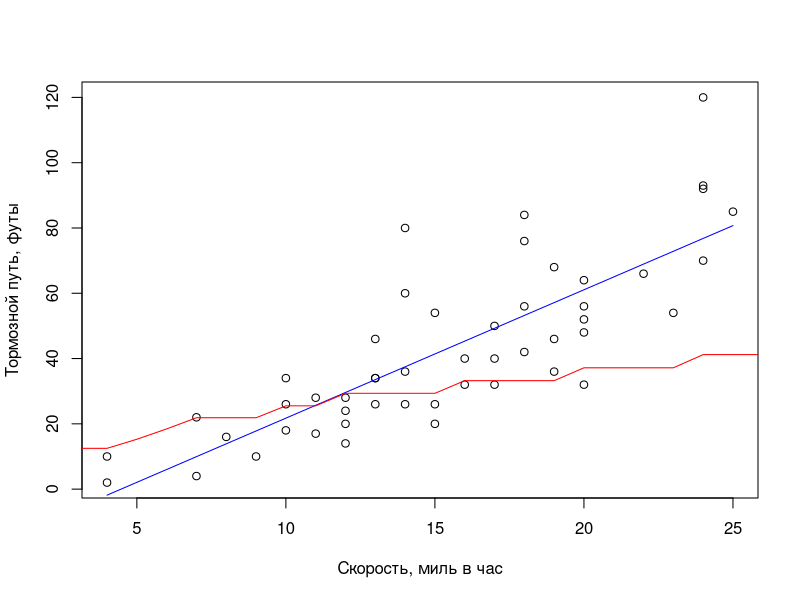

Write the R code that produced this figure.
lm.cars <- lm(formula = dist ~ speed, data = cars)

b0 <- lm.cars$coefficients[1]
b1 <- lm.cars$coefficients[2]

x1 <- min(cars$speed)
x2 <- max(cars$speed)

x <- seq(from = x1, to = x2, length.out = 100)
y <- b0 + b1 * x

plot(x = cars$speed, y = cars$dist, xlab = "Скорость, миль в час", ylab = "Тормозной путь, футы")

lines(x, y, col = "blue")

cars.loess <- loess(formula = dist ~ speed, data = cars)
cars.smoothed <- predict(cars.loess)
lines(cars.smoothed, col = "red")
